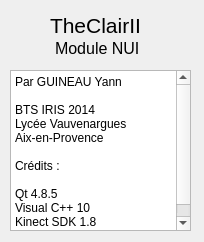
<?xml version="1.0" encoding="UTF-8"?>
<ui version="4.0">
 <class>About</class>
 <widget class="QWidget" name="About">
  <property name="geometry">
   <rect>
    <x>0</x>
    <y>0</y>
    <width>204</width>
    <height>242</height>
   </rect>
  </property>
  <property name="windowTitle">
   <string>A propos</string>
  </property>
  <property name="windowIcon">
   <iconset resource="ressources/ressources.qrc">
    <normaloff>:/webcam.png</normaloff>:/webcam.png</iconset>
  </property>
  <widget class="QLabel" name="label">
   <property name="geometry">
    <rect>
     <x>50</x>
     <y>0</y>
     <width>101</width>
     <height>51</height>
    </rect>
   </property>
   <property name="font">
    <font>
     <pointsize>16</pointsize>
    </font>
   </property>
   <property name="text">
    <string>TheClairII</string>
   </property>
  </widget>
  <widget class="QLabel" name="label_3">
   <property name="geometry">
    <rect>
     <x>55</x>
     <y>40</y>
     <width>91</width>
     <height>16</height>
    </rect>
   </property>
   <property name="font">
    <font>
     <pointsize>12</pointsize>
    </font>
   </property>
   <property name="text">
    <string>Module NUI</string>
   </property>
  </widget>
  <widget class="QPlainTextEdit" name="plainTextEdit">
   <property name="geometry">
    <rect>
     <x>10</x>
     <y>70</y>
     <width>181</width>
     <height>161</height>
    </rect>
   </property>
   <property name="readOnly">
    <bool>true</bool>
   </property>
   <property name="plainText">
    <string>Par GUINEAU Yann

BTS IRIS 2014
Lycée Vauvenargues
Aix-en-Provence

Crédits :

Qt 4.8.5
Visual C++ 10
Kinect SDK 1.8</string>
   </property>
  </widget>
 </widget>
 <resources>
  <include location="ressources/ressources.qrc"/>
 </resources>
 <connections/>
</ui>
